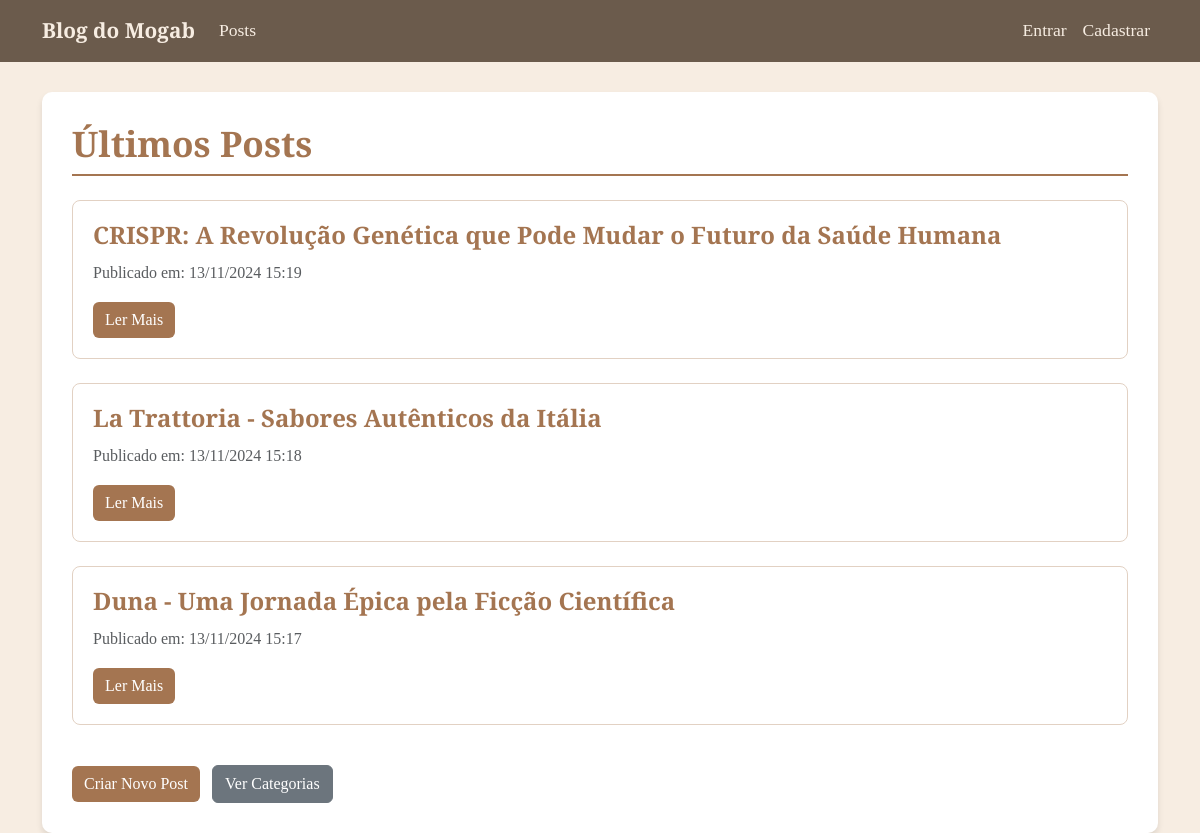
The app's page /, older data.
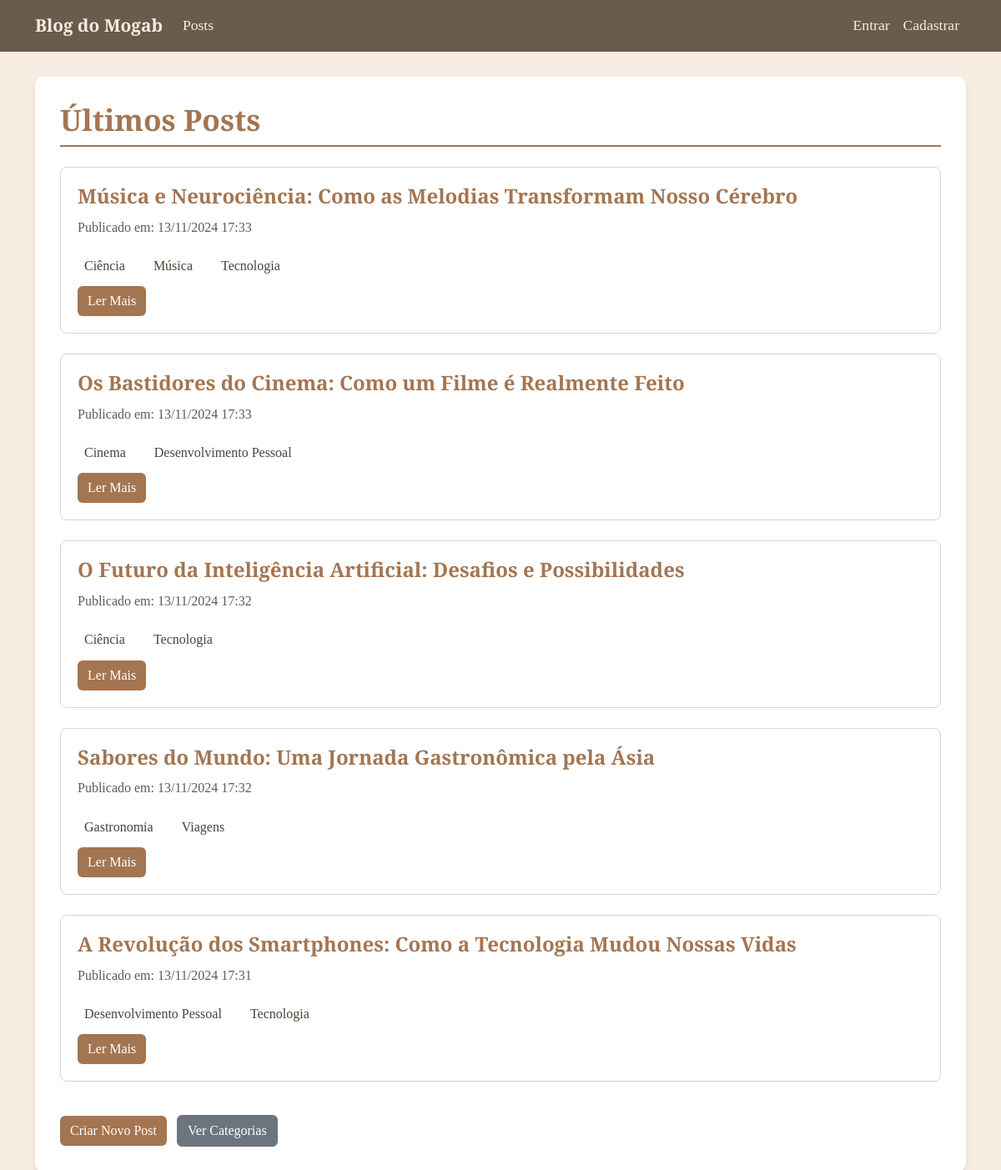
The same page, newer data.
### blog/models.py (models this page shows, shortened)
class Post(models.Model):
    titulo = models.CharField(max_length=200)
    conteudo = models.TextField()
    data_postagem = models.DateTimeField(auto_now_add=True)
    categorias = models.ManyToManyField(
        Category,
        related_name='posts',
        blank=True
    )
    class Meta:
        ordering = ['-data_postagem']

class Category(models.Model):
    nome = models.CharField(max_length=100, unique=True)
    descricao = models.TextField(blank=True)
    class Meta:
        verbose_name = 'Categoria'
        verbose_name_plural = 'Categorias'
        ordering = ['nome']

### blog/views.py (the view)
# urls.py: path('', ListaPostsView.as_view(), name='lista_posts'),
class ListaPostsView(ListView):
    model = Post
    template_name = 'blog/lista_posts.html'
    context_object_name = 'posts'
    ordering = ['-data_postagem']

### templates/blog/lista_posts.html (shortened to what this page needs)
{% extends 'base/base.html' %}
{% block conteudo %}
    {% if categoria %}
    <h1 class="blog-title mb-4">Posts na Categoria: {{ categoria.nome }}</h1>
    {% else %}
    <h1 class="blog-title mb-4">Últimos Posts</h1>
    {% endif %}
    <div class="row">
        {% for post in posts %}
            <div class="col-md-12">
                <div class="blog-post-card mb-4">
                    <h2 class="h4">
                        <strong style="color: #A47551;">{{ post.titulo }}</strong>
                    </h2>
                    <p class="text-muted">
                        Publicado em: {{ post.data_postagem|date:"d/m/Y H:i" }}
                    </p>
                    {% if post.categorias.all %}
                    <div class="categorias mb-2">
                        {% for categoria in post.categorias.all %}
                        <a href="{% url 'detalhe_categoria' categoria.pk %}" class="badge-vintage-count me-2">
                            {{ categoria.nome }}
                        </a>
                        {% endfor %}
                    </div>
                    {% endif %}
                    <a href="{% url 'detalhe_post' post.pk %}" class="btn btn-vintage">
                        Ler Mais
                    </a>
                </div>
            </div>
        {% empty %}
            <p>Nenhum post encontrado.</p>
        {% endfor %}
    </div>
    <div class="actions mt-3">
        <a href="{% url 'criar_post' %}" class="btn btn-vintage me-2">
            Criar Novo Post
        </a>
        <a href="{% url 'lista_categorias' %}" class="btn btn-secondary">
            Ver Categorias
        </a>
    </div>
{% endblock %}

### templates/base/base.html (shortened to what this page needs)
{% load static django_bootstrap5 %}
<!DOCTYPE html>
<html lang="pt-br">
<head>
    {% bootstrap_css %}
    <link rel="stylesheet" href="{% static 'css/vintage.css' %}">
    <link rel="stylesheet" href="https://cdnjs.cloudflare.com/ajax/libs/font-awesome/5.15.3/css/all.min.css">
</head>
<body>
    <nav class="navbar navbar-expand-lg">
        <div class="container">
            <a class="navbar-brand" href="{% url 'lista_posts' %}">Blog do Mogab</a>
            <div class="collapse navbar-collapse" id="navbarNav">
                <ul class="navbar-nav me-auto">
                    <li class="nav-item">
                        <a class="nav-link" href="{% url 'lista_posts' %}">Posts</a>
                    </li>
                </ul>
                <ul class="navbar-nav">
                    {% if user.is_authenticated %}
                        <li class="nav-item dropdown">
                            <a class="nav-link dropdown-toggle" href="#" id="navbarDropdown" role="button" data-bs-toggle="dropdown" aria-expanded="false">
                                <i class="fas fa-user me-2"></i>{{ user.username }}
                            </a>
                            <ul class="dropdown-menu" aria-labelledby="navbarDropdown">
                                <li><a class="dropdown-item" href="{% url 'logout' %}">
                                    <i class="fas fa-sign-out-alt me-2"></i>Sair
                                </a></li>
                            </ul>
                        </li>
                    {% else %}
                        <li class="nav-item">
                            <a class="nav-link" href="{% url 'login' %}">Entrar</a>
                        </li>
                        <li class="nav-item">
                            <a class="nav-link" href="{% url 'register' %}">Cadastrar</a>
                        </li>
                    {% endif %}
                </ul>
            </div>
        </div>
    </nav>
    <div class="container">
        <div class="blog-container">
            {% block conteudo %}{% endblock %}
        </div>
    </div>
</body>
</html>

### static/css/vintage.css (style rules this page uses)
body { font-family: 'Merriweather', serif; background-color: #F7EDE2; color: #4A4238; line-height: 1.7; font-size: 16px; }
.blog-container { background-color: #FFFFFF; border-radius: 10px; box-shadow: 0 4px 6px rgba(0,0,0,0.1); padding: 30px; margin-top: 30px; }
.blog-post-card { background-color: #FFFFFF; border: 1px solid #E2D1C3; border-radius: 8px; margin-bottom: 20px; padding: 20px; transition: all 0.3s ease; }
.blog-title { color: #A47551; font-weight: 700; border-bottom: 2px solid #A47551; padding-bottom: 10px; font-size: 2.2rem; }
.btn-vintage { background-color: #A47551; color: #FFFFFF; border: none; transition: all 0.3s ease; }
.navbar { background-color: #6B5B4C; }
.navbar-brand { color: #F7EDE2 !important; font-weight: bold; font-size: 1.3rem; }
.nav-link { color: #F7EDE2 !important; font-size: 1.1rem; display: flex; align-items: center; }
.categorias { display: flex; align-items: center; gap: 10px; }
.categorias a { color: #4A4238; text-decoration: none; padding: 3px 8px; border-radius: 4px; transition: all 0.3s ease; }

Row changes from the older to the newer data that the page shows:
removed Post: titulo "CRISPR: A Revolução Genética que Pode Mudar o Futuro da Saúde Humana", data_postagem "13/11/2024 15:19"
removed Post: titulo "La Trattoria - Sabores Autênticos da Itália", data_postagem "13/11/2024 15:18"
removed Post: titulo "Duna - Uma Jornada Épica pela Ficção Científica", data_postagem "13/11/2024 15:17"
added Post: titulo "Música e Neurociência: Como as Melodias Transformam Nosso Cérebro", data_postagem "13/11/2024 17:33"
added Category: nome "Ciência"
added Category: nome "Música", shown under "Música e Neurociência: Como as Melodias Transformam Nosso Cérebro"
added Category: nome "Tecnologia"
added Post: titulo "Os Bastidores do Cinema: Como um Filme é Realmente Feito", data_postagem "13/11/2024 17:33"
added Category: nome "Cinema", shown under "Os Bastidores do Cinema: Como um Filme é Realmente Feito"
added Category: nome "Desenvolvimento Pessoal"
added Post: titulo "O Futuro da Inteligência Artificial: Desafios e Possibilidades", data_postagem "13/11/2024 17:32"
added Post: titulo "Sabores do Mundo: Uma Jornada Gastronômica pela Ásia", data_postagem "13/11/2024 17:32"
added Category: nome "Gastronomia", shown under "Sabores do Mundo: Uma Jornada Gastronômica pela Ásia"
added Category: nome "Viagens", shown under "Sabores do Mundo: Uma Jornada Gastronômica pela Ásia"
added Post: titulo "A Revolução dos Smartphones: Como a Tecnologia Mudou Nossas Vidas", data_postagem "13/11/2024 17:31"
